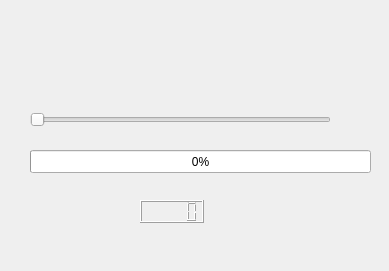
<?xml version="1.0" encoding="UTF-8"?>
<ui version="4.0">
 <class>Widget</class>
 <widget class="QWidget" name="Widget">
  <property name="geometry">
   <rect>
    <x>0</x>
    <y>0</y>
    <width>389</width>
    <height>271</height>
   </rect>
  </property>
  <property name="windowTitle">
   <string>Widget</string>
  </property>
  <widget class="QSlider" name="horizontalSlider">
   <property name="geometry">
    <rect>
     <x>30</x>
     <y>110</y>
     <width>301</width>
     <height>19</height>
    </rect>
   </property>
   <property name="minimum">
    <number>1</number>
   </property>
   <property name="maximum">
    <number>100</number>
   </property>
   <property name="orientation">
    <enum>Qt::Horizontal</enum>
   </property>
  </widget>
  <widget class="QProgressBar" name="progressBar">
   <property name="geometry">
    <rect>
     <x>30</x>
     <y>150</y>
     <width>341</width>
     <height>23</height>
    </rect>
   </property>
   <property name="minimum">
    <number>1</number>
   </property>
   <property name="value">
    <number>1</number>
   </property>
   <property name="textVisible">
    <bool>true</bool>
   </property>
   <property name="invertedAppearance">
    <bool>false</bool>
   </property>
   <property name="textDirection">
    <enum>QProgressBar::TopToBottom</enum>
   </property>
  </widget>
  <widget class="QLCDNumber" name="lcdNumber">
   <property name="geometry">
    <rect>
     <x>140</x>
     <y>200</y>
     <width>64</width>
     <height>23</height>
    </rect>
   </property>
  </widget>
 </widget>
 <layoutdefault spacing="6" margin="11"/>
 <resources/>
 <connections>
  <connection>
   <sender>horizontalSlider</sender>
   <signal>valueChanged(int)</signal>
   <receiver>lcdNumber</receiver>
   <slot>display(int)</slot>
   <hints>
    <hint type="sourcelabel">
     <x>180</x>
     <y>119</y>
    </hint>
    <hint type="destinationlabel">
     <x>171</x>
     <y>211</y>
    </hint>
   </hints>
  </connection>
 </connections>
</ui>
